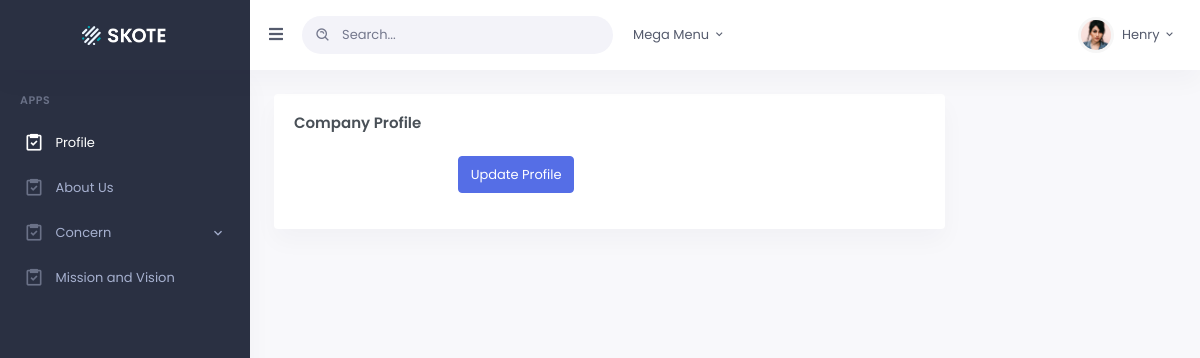
The page /profile.php on the database as committed earlier.
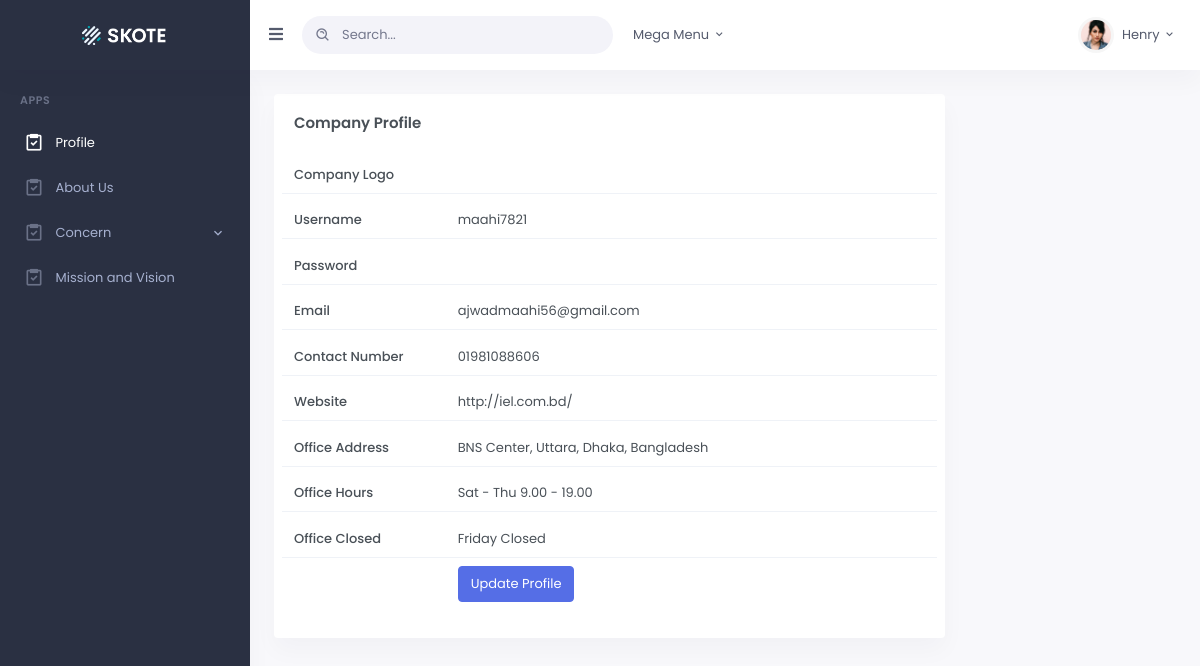
The same page on the database as committed later.
### tables this page shows
CREATE TABLE `profile` (
  `ID` int(20) NOT NULL,
  `username` varchar(255) NOT NULL,
  `password` varchar(255) NOT NULL,
  `email` varchar(255) NOT NULL,
  `contact` varchar(255) NOT NULL,
  `website` varchar(255) NOT NULL,
  `address` text NOT NULL,
  `officeHours` varchar(255) NOT NULL,
  `officeClosed` varchar(255) NOT NULL,
  `companyLogo` varchar(255) NOT NULL
);

### profile.php (the view, shortened to what this page needs)
<?php
include 'database.php';
?>
<?php include 'inc/header.php' ?>
<div class="main-content">
    <div class="page-content">
        <div class="container-fluid">
            <div class="row">
                <div class="col-lg-9">
                    <div class="card">
                        <div class="card-body">
                            <h4 class="card-title mb-4">Company Profile</h4>
                            <form method="post" action="profile-edit.php">
                                <?php
                                   $query = "SELECT * FROM profile WHERE ID = 1";
                                   $result = mysqli_query($connection, $query);
                                ?>
                                <?php foreach($result as $row){ ?>
                                <div class="form-group row mb-2 align-items-center border-bottom">
                                    <label for="horizontal-firstname-input" class="col-sm-3 col-form-label">Company Logo</label>
                                    <div class="col-sm-9 p-2">
                                    </div>
                                </div>
                                <div class="form-group row mb-2 align-items-center border-bottom">
                                    <label for="horizontal-firstname-input" class="col-sm-3 col-form-label">Username</label>
                                    <div class="col-sm-9">
                                      <?php echo $row['username'] ?>
                                    </div>
                                </div>
                                <div class="form-group row mb-2 align-items-center border-bottom">
                                    <label for="horizontal-firstname-input" class="col-sm-3 col-form-label">Password</label>
                                </div>
                                <div class="form-group row mb-2 align-items-center border-bottom">
                                    <label for="horizontal-firstname-input" class="col-sm-3 col-form-label">Email</label>
                                    <div class="col-sm-9">
                                      <?php echo $row['email'] ?>
                                    </div>
                                </div>
                                <div class="form-group row mb-2 align-items-center border-bottom">
                                    <label for="horizontal-firstname-input" class="col-sm-3 col-form-label">Contact Number</label>
                                    <div class="col-sm-9">
                                      <?php echo $row['contact'] ?>
                                    </div>
                                </div>
                                <div class="form-group row mb-2 align-items-center border-bottom">
                                    <label for="horizontal-firstname-input" class="col-sm-3 col-form-label">Website</label>
                                    <div class="col-sm-9">
                                       <?php echo $row['website'] ?>
                                    </div>
                                </div>
                                <div class="form-group row mb-2 align-items-center border-bottom">
                                    <label for="horizontal-firstname-input" class="col-sm-3 col-form-label">Office Address</label>
                                    <div class="col-sm-9">
                                      	<?php echo $row['address'] ?>
                                    </div>
                                </div>
                                <div class="form-group row mb-2 align-items-center border-bottom">
                                    <label for="horizontal-firstname-input" class="col-sm-3 col-form-label">Office Hours</label>
                                    <div class="col-sm-9">
                                       <?php echo $row['officeHours'] ?>
                                    </div>
                                </div>
                                <div class="form-group row mb-2 align-items-center border-bottom">
                                    <label for="horizontal-firstname-input" class="col-sm-3 col-form-label">Office Closed</label>
                                    <div class="col-sm-9">
                                       <?php echo $row['officeClosed'] ?>
                                    </div>
                                </div>
                                <?php }  ?>
                                <div class="form-group row justify-content-end">
                                    <div class="col-sm-9">
                                         <input type="submit" name="edit_profile_page" class="btn btn-primary w-md" value="Update Profile">
                                    </div>
                                </div>
                           </div>
                        </div>
                    </div>
                </div>
            </div>
        </div>
            </div>
<?php include 'inc/footer.php' ?>

### inc/header.php (shortened to what this page needs)
<!DOCTYPE html>
<html lang="en">
<head>
        <link href="assets/css/bootstrap.min.css" id="bootstrap-style" rel="stylesheet" type="text/css" />
        <link href="assets/css/icons.min.css" rel="stylesheet" type="text/css" />
        <link href="assets/css/app.min.css" id="app-style" rel="stylesheet" type="text/css" />
    </head>
    <body data-sidebar="dark">
        <div id="layout-wrapper">
            <header id="page-topbar">
                <div class="navbar-header">
                    <div class="d-flex">
                        <div class="navbar-brand-box">
                            <a href="dashboard.php" class="logo logo-light">
                                <span class="logo-lg">
                                    <img src="assets/images/logo-light.png" alt="" height="19">
                                </span>
                            </a>
                        </div>
                        <button type="button" class="btn btn-sm px-3 font-size-16 header-item waves-effect" id="vertical-menu-btn">
                            <i class="fa fa-fw fa-bars"></i>
                        </button>
                        <form class="app-search d-none d-lg-block">
                            <div class="position-relative">
                                <input type="text" class="form-control" placeholder="Search...">
                                <span class="bx bx-search-alt"></span>
                            </div>
                        </form>
                        <div class="dropdown dropdown-mega d-none d-lg-block ml-2">
                            <button type="button" class="btn header-item waves-effect" data-toggle="dropdown" aria-haspopup="false" aria-expanded="false">
                                <span key="t-megamenu">Mega Menu</span>
                                <i class="mdi mdi-chevron-down"></i>
                            </button>
                        </div>
                    </div>
                        <div class="dropdown d-inline-block">
                            <button type="button" class="btn header-item waves-effect" id="page-header-user-dropdown"
                                data-toggle="dropdown" aria-haspopup="true" aria-expanded="false">
                                <img class="rounded-circle header-profile-user" src="assets/images/users/avatar-1.jpg"
                                    alt="Header Avatar">
                                <span class="d-none d-xl-inline-block ml-1" key="t-henry">Henry</span>
                                <i class="mdi mdi-chevron-down d-none d-xl-inline-block"></i>
                            </button>
                        </div>
                    </div>
                </div>
            <div class="vertical-menu">
                <div data-simplebar class="h-100">
                    <?php include_once "inc/sidebar.php"; ?>
                </div>
            </div>

### inc/sidebar.php (shortened to what this page needs)
<div id="sidebar-menu">
    <ul class="metismenu list-unstyled" id="side-menu">
        <li class="menu-title" key="t-apps">Apps</li>
            <li>
                <a href="profile.php" class="waves-effect">
                    <i class="bx bx-task"></i>
                    <span key="t-tasks">Profile</span>
                </a>
            </li>
            <li>
                <a href="about-page.php" class="waves-effect">
                    <i class="bx bx-task"></i>
                    <span key="t-tasks">About Us</span>
                </a>
            </li>
            <li>
                <a href="javascript: void(0);" class="has-arrow waves-effect">
                    <i class="bx bx-task"></i>
                    <span key="t-tasks">Concern</span>
                </a>
            </li>
            <li>
                <a href="missionvision-page.php" class="waves-effect">
                    <i class="bx bx-task"></i>
                    <span key="t-tasks">Mission and Vision</span>
                </a>
            </li>
    </ul>
</div>

### inc/footer.php (shortened to what this page needs)
    </body>
</html>

Rows that differ between the two databases and show on the page:
added profile: username "maahi7821", email "ajwadmaahi56@gmail.com", contact "01981088606", website "http://iel.com.bd/", address "BNS Center, Uttara, Dhaka, Bangladesh", officeHours "Sat - Thu 9.00 - 19.00", officeClosed "Friday Closed"
